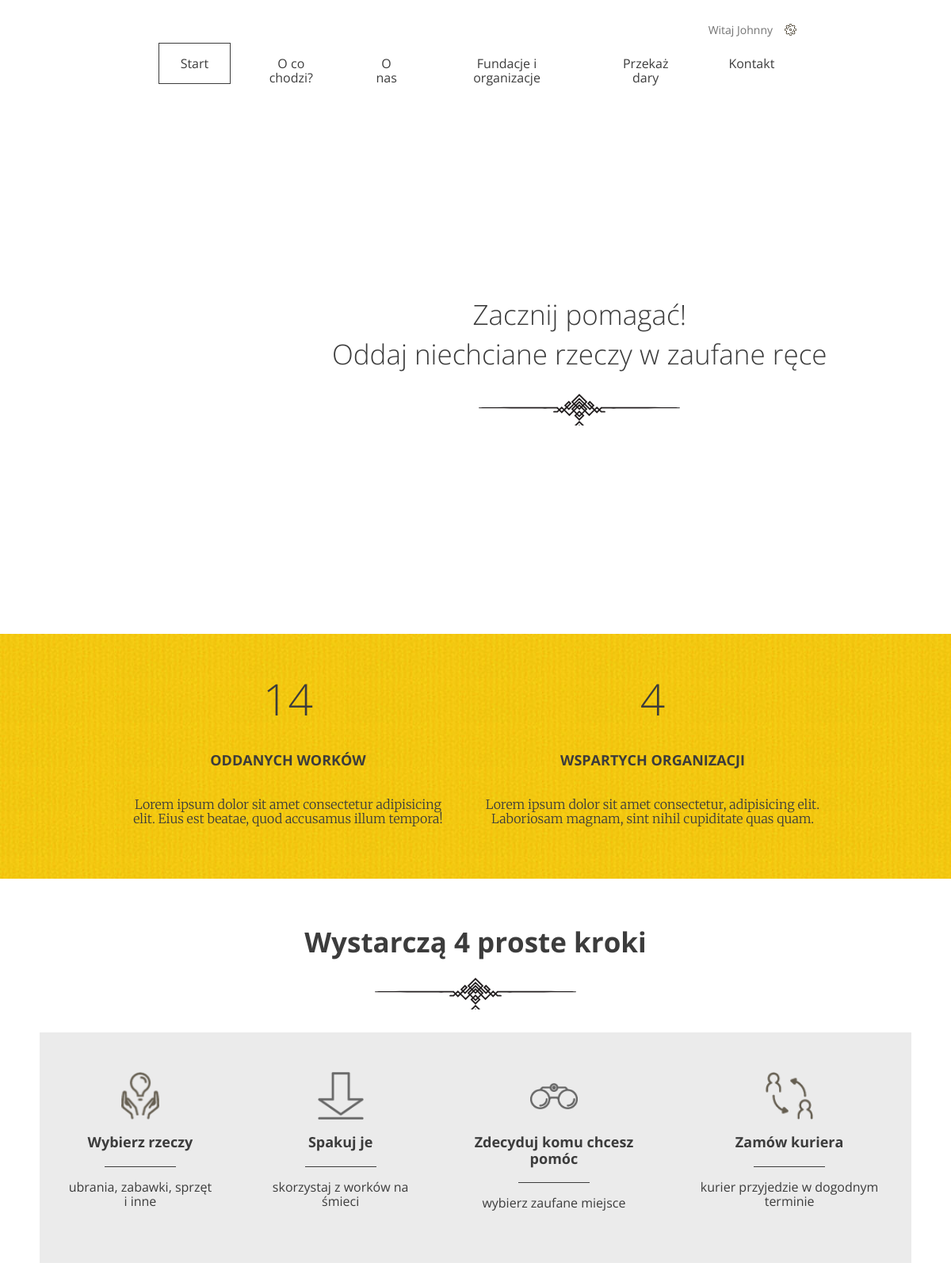
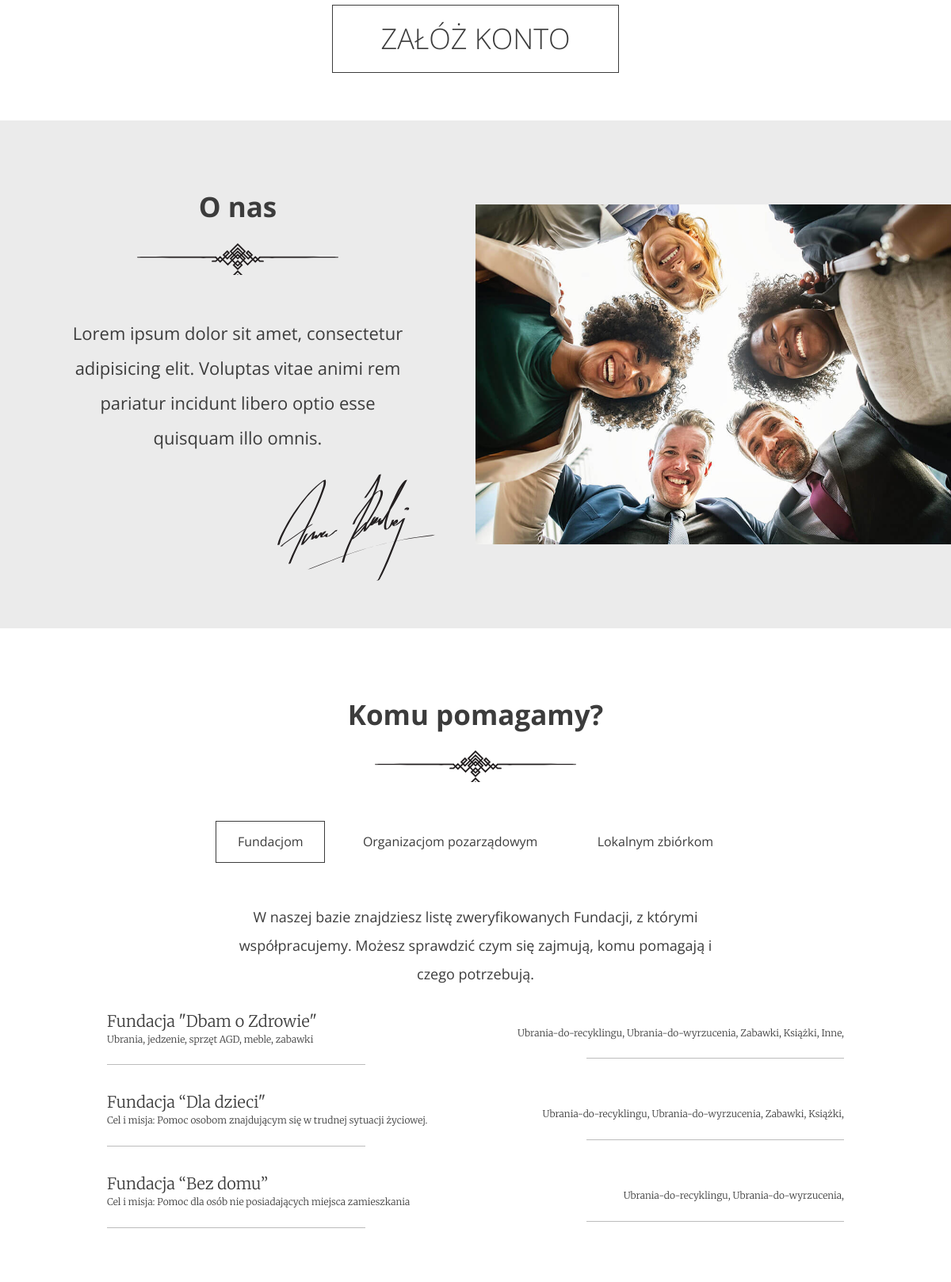
/ (signed in, upper part), run on the app's committed database (2 pictures, top to bottom).
### giveaway/models.py (models this page shows, shortened)
class User(AbstractUser):
    username = None
    email = models.EmailField(_('email address'), unique=True)
    USERNAME_FIELD = 'email'
    REQUIRED_FIELDS = []
    objects = UserManager()

class Institution(models.Model):
    name = models.CharField(max_length=200)
    description = models.TextField()
    type = models.IntegerField(choices=TYPES, default=0)
    categories = models.ManyToManyField(Category, related_name='institutions')

class Category(models.Model):
    name = models.CharField(max_length=150)

### giveaway/views.py (the view)
# urls.py: path("", MainView.as_view(), name="main"),
class MainView(TemplateView):
    template_name = "index.html"
    def get_context_data(self, **kwargs):
        context = {}
        all_bags = Donation.objects.all().aggregate(Sum('quantity'))
        all_supported_orgs = Donation.objects.count()
        all_orgs_type_0 = Institution.objects.filter(type=0)
        all_orgs_type_1 = Institution.objects.filter(type=1)
        all_orgs_type_2 = Institution.objects.filter(type=2)
        context["all_bags"] = all_bags['quantity__sum']
        context["all_supported_orgs"] = all_supported_orgs
        context["all_orgs_type_0"] = all_orgs_type_0
        context["all_orgs_type_1"] = all_orgs_type_1
        context["all_orgs_type_2"] = all_orgs_type_2
        return context

### giveaway/templates/index.html (shortened to what this page needs)
{% extends 'base.html' %}
{%load static%}
{% block header %}
    <header class="header--main-page">
        {% include 'navigation.html' %}
        <div class="slogan container container--90">
        <div class="slogan--item">
          <h1>
            Zacznij pomagać!<br />
            Oddaj niechciane rzeczy w zaufane ręce
          </h1>
        </div>
      </div>
    </header>
{% endblock header %}
{% block content %}
    <section id="stats" class="stats">
      <div class="container container--85">
        <div class="stats--item">
          <em>{{all_bags}}</em>
          <h3>Oddanych worków</h3>
          <p>Lorem ipsum dolor sit amet consectetur adipisicing elit. Eius est beatae, quod accusamus illum tempora!</p>
        </div>
        <div class="stats--item">
          <em>{{all_supported_orgs}}</em>
          <h3>Wspartych organizacji</h3>
          <p>Lorem ipsum dolor sit amet consectetur, adipisicing elit. Laboriosam magnam, sint nihil cupiditate quas quam.</p>
        </div>
      </div>
    </section>
    <section id="steps" class="steps">
      <h2>Wystarczą 4 proste kroki</h2>
      <div class="steps--container">
        <div class="steps--item">
          <span class="icon icon--hands"></span>
          <h3>Wybierz rzeczy</h3>
          <p>ubrania, zabawki, sprzęt i inne</p>
        </div>
        <div class="steps--item">
          <span class="icon icon--arrow"></span>
          <h3>Spakuj je</h3>
          <p>skorzystaj z worków na śmieci</p>
        </div>
        <div class="steps--item">
          <span class="icon icon--glasses"></span>
          <h3>Zdecyduj komu chcesz pomóc</h3>
          <p>wybierz zaufane miejsce</p>
        </div>
        <div class="steps--item">
          <span class="icon icon--courier"></span>
          <h3>Zamów kuriera</h3>
          <p>kurier przyjedzie w dogodnym terminie</p>
        </div>
      </div>
      <a href="{% url 'register' %}#register" class="btn btn--large">Załóż konto</a>
    </section>
    <section id="about-us" class="about-us">
      <div class="about-us--text">
        <h2>O nas</h2>
        <p>Lorem ipsum dolor sit amet, consectetur adipisicing elit. Voluptas vitae animi rem pariatur incidunt libero optio esse quisquam illo omnis.</p>
        <img src="{% static "images/signature.svg"%}" class="about-us--text-signature" alt="Signature" />
      </div>
      <div class="about-us--image"><img src="{% static "images/about-us.jpg"%}" alt="People in circle" /></div>
    </section>
     <section id="help" class="help">
      <h2>Komu pomagamy?</h2>
      <ul class="help--buttons">
        <li data-id="1"><a href="#" class="btn btn--without-border active">Fundacjom</a></li>
        <li data-id="2"><a href="#" class="btn btn--without-border">Organizacjom pozarządowym</a></li>
        <li data-id="3"><a href="#" class="btn btn--without-border">Lokalnym zbiórkom</a></li>
      </ul>
      <div class="help--slides active" data-id="1">
        <p>W naszej bazie znajdziesz listę zweryfikowanych Fundacji, z którymi współpracujemy. Możesz sprawdzić czym się zajmują, komu pomagają i czego potrzebują.</p>
        <ul class="help--slides-items">
        {% for org1 in all_orgs_type_0 %}
          <li>
            <div class="col">
              <div class="title">{{org1.name}}</div>
              <div class="subtitle">{{org1.description}}</div>
            </div>
            <div class="col"><div class="text">{%for cat in org1.categories.all%}{{cat.name}}, {%endfor%}</div></div>
          </li>
          {% endfor %}
        </ul>
      </div>
    </section>
{% endblock content%}

### giveaway/templates/navigation.html (shortened to what this page needs)
      <nav class="container container--70">
        <ul class="nav--actions">
          {% if user.is_authenticated %}
            <li class="logged-user">
              Witaj {{ user.first_name }}
            </li>
          {% else %}
          <li><a href="{% url 'login' %}" class="btn btn--small btn--without-border">Zaloguj</a></li>
          <li><a href="{% url 'register' %}#register" class="btn btn--small btn--highlighted">Załóż konto</a></li>
          {% endif %}
        </ul>
        <ul>
          <li><a href="{% url 'main' %}" class="btn btn--without-border active">Start</a></li>
          <li><a href="{% url 'main' %}#steps" class="btn btn--without-border">O co chodzi?</a></li>
          <li><a href="{% url 'main' %}#about-us" class="btn btn--without-border">O nas</a></li>
          <li><a href="{% url 'main' %}#help" class="btn btn--without-border">Fundacje i organizacje</a></li>
          <li><a href="{% url 'add-donation' %}" class="btn btn--without-border">Przekaż dary</a></li>
          <li><a href="#contact" class="btn btn--without-border">Kontakt</a></li>
        </ul>
      </nav>

### data on the page
User: first_name "Johnny"
Institution: name "Fundacja \"Dbam o Zdrowie\"", description "Ubrania, jedzenie, sprzęt AGD, meble, zabawki"
Category: name "Ubrania-do-recyklingu"
Category: name "Ubrania-do-wyrzucenia"
Category: name "Zabawki"
Category: name "Książki"
Category: name "Inne"
Institution: name "Fundacja “Dla dzieci\"", description "Cel i misja: Pomoc osobom znajdującym się w trudnej sytuacji życiowej."
Institution: name "Fundacja “Bez domu”", description "Cel i misja: Pomoc dla osób nie posiadających miejsca zamieszkania"

### other printed values
{{ all_bags }} "14"
{{ all_supported_orgs }} "4"
